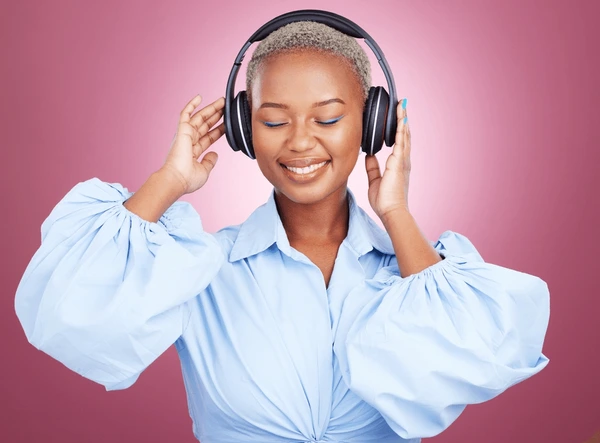
#> input picture data/images/img1.jpg, 600 x 443 px
$ python notion11.py
#> lines starting #> are read from the running program, lines starting #| are printed output that depends on the picture
import cv2
import matplotlib.pyplot as plt
import numpy as np

# Charger les images
image1 = cv2.imread('../data/images/img1.jpg')
#> image1 is the input picture: shape (443, 600, 3); mean B, G, R 174.5, 157, 194.1
image2 = cv2.imread('../data/images/img2.jpg')
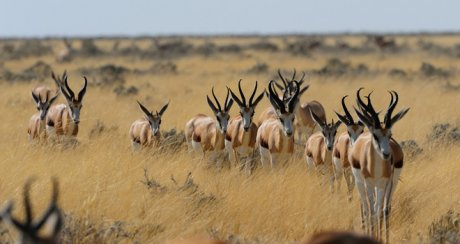
#> input picture data/images/img2.jpg, 460 x 244 px
#> image2 is the input picture: shape (244, 460, 3); mean B, G, R 106.1, 136, 155.8

# Convertir les images en noir et blanc
gray_image1 = cv2.cvtColor(image1, cv2.COLOR_BGR2GRAY)
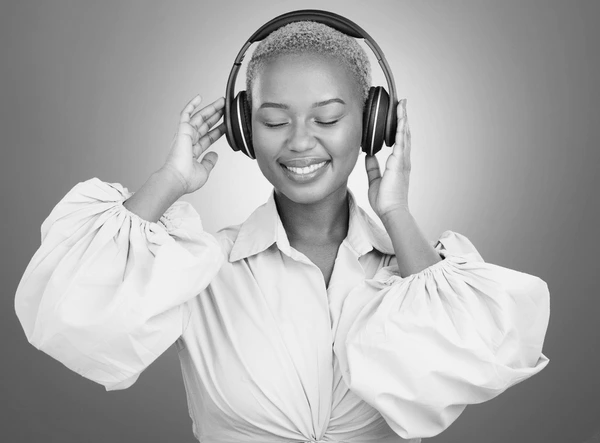
#> gray_image1: shape (443, 600); min 3, max 255, mean 170.1
gray_image2 = cv2.cvtColor(image2, cv2.COLOR_BGR2GRAY)
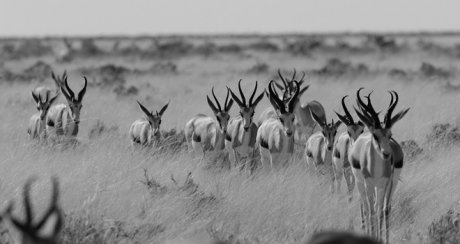
#> gray_image2: shape (244, 460); min 0, max 226, mean 138.5

# Affichage des images originales
plt.subplot(2, 2, 1)
plt.imshow(cv2.cvtColor(image1, cv2.COLOR_BGR2RGB))
plt.title('Image 1')
plt.axis('off')

plt.subplot(2, 2, 2)
plt.imshow(cv2.cvtColor(image2, cv2.COLOR_BGR2RGB))
plt.title('Image 2')
plt.axis('off')

# Affichage des images en niveaux de gris
plt.subplot(2, 2, 3)
plt.imshow(gray_image1, cmap='gray')
plt.title('Image 1 en niveaux de gris')
plt.axis('off')

plt.subplot(2, 2, 4)
plt.imshow(gray_image2, cmap='gray')
plt.title('Image 2 en niveaux de gris')
plt.axis('off')

plt.show()
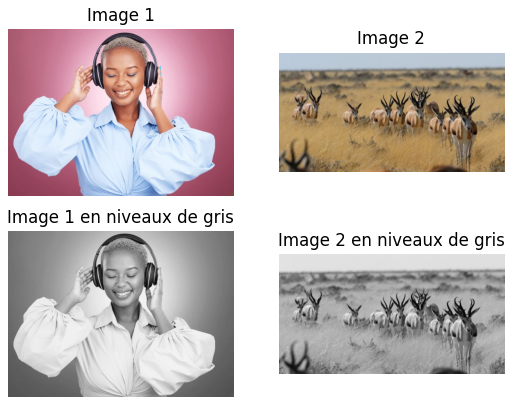
#> figure drawn by matplotlib, 4 panels
